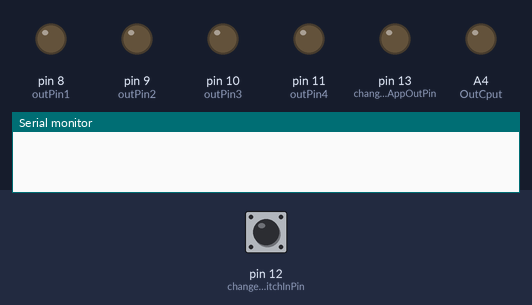
Simulated run of this sketch. Board: Arduino Mega 2560, built with avr-gcc and run on an emulated ATmega2560. Parts: output pins drawn as LEDs (lit = HIGH), the last lines printed to the serial monitor. The inputs (shaded band) are chosen by the test bench; at power-on: pin 12 (changedStateBySwitchInPin) LOW. The modem accepts every AT command (registered, SIM ready, sends succeed) and sends nothing else.

Above: at 0.1 s.
At 63.6 s:
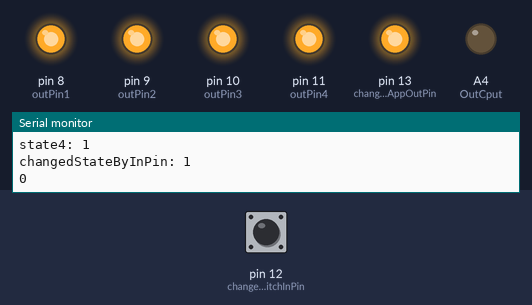
Timing chart, 0 to 65.1 s (numbered marks = the images above):
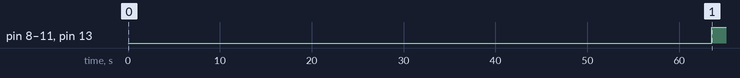

Measured:
- by itself, pin 8 (outPin1), pin 9 (outPin2), pin 10 (outPin3), pin 11 (outPin4), pin 13 (changedStateByAppOutPin): LOW → HIGH at 63.5 s

The sketch:

ServErDuinio.ino
```cpp
#include <Arduino.h>
#include <SoftwareSerial.h>
#include <ArduinoJson.h>
#include "WizFi250.h"


#define SSID      "Redmi"
#define KEY       "sgr12345"
#define AUTH       "WPA2"

#define TSN_HOST_IP        "192.168.43.34"
#define TSN_REMOTE_PORT    9081
#define LOCAL_PORT     10

#define inPin1  4
#define inPin2  5
#define inPin3  6
#define inPin4  7

#define OutCput A4
#define outPin1 8
#define outPin2 9
#define outPin3 10
#define outPin4 11

#define changedStateBySwitchInPin 12 // 0 means app - 1 means manual
#define changedStateByAppOutPin 13 // 1 means app - 0 means manual


long state1 = 1;
long state2 = 1;
long state3 = 1;
long state4 = 1;
long lastChangedBy = 0;
long switchvalueputtime = 0;
bool joined = false;
bool switchused = false;


SoftwareSerial Serial1(2, 3);
WizFi250 wizfi250(&Serial1);

void setup() {
  Serial.begin(115200);
  Serial1.begin(115200);

  pinMode(inPin1, INPUT);
  pinMode(inPin2, INPUT);
  pinMode(inPin3, INPUT);
  pinMode(inPin4, INPUT);
  pinMode(changedStateBySwitchInPin, INPUT);

  pinMode(OutCput, OUTPUT);
  pinMode(outPin1, OUTPUT);
  pinMode(outPin2, OUTPUT);
  pinMode(outPin3, OUTPUT);
  pinMode(outPin4, OUTPUT);
  pinMode(changedStateByAppOutPin, OUTPUT);
  digitalWrite(changedStateByAppOutPin, LOW);
  digitalWrite(OutCput, LOW);

  while (!Serial);
  delay(1000);
  Serial.println("Join " SSID );
  delay(10);

  while (!joined) {
    joined = wizfi250.join(SSID, KEY, AUTH);
    delay(30);
  }
  wizfi250.clear();
  wizfi250.connect(TSN_HOST_IP, TSN_REMOTE_PORT, LOCAL_PORT);


}

void loop() {
  getDataFromServer();
  Serial.println(digitalRead(changedStateBySwitchInPin));
  if (digitalRead(changedStateBySwitchInPin) == 1 && ((millis() - switchvalueputtime) > 5000)) { // switch is changed manually
    digitalWrite(OutCput, 1);
    putDataIntoServer();
    switchvalueputtime = millis();
    digitalWrite(changedStateByAppOutPin, 0);
    digitalWrite(OutCput, 0);
  }
  else if ((lastChangedBy == 0 && digitalRead(changedStateBySwitchInPin) == 0) || switchused == false) { // state is changed from web app; updated on getDataFromServer() call
    digitalWrite(outPin1, state1);
    digitalWrite(outPin2, state2);
    digitalWrite(outPin3, state3);
    digitalWrite(outPin4, state4);
    digitalWrite(changedStateByAppOutPin, 1);
  }
  else {
    //no change from either side
  }
  delay(50);
}


void getDataFromServer() {
  wizfi250.clear();
  delay(100);
  wizfi250.connect(TSN_HOST_IP, TSN_REMOTE_PORT, LOCAL_PORT);
  delay(10);
  wizfi250.send("GET /d/getListOfDevices HTTP/1.1\r\nHost: 192.168.43.34:9081\r\nc:2\r\nh:2001\r\nr:2001\r\n\r\n");
  char c[320];
  char dt[12]="{1,1,1,1,1}";
  for (int i = 0; i < 320; i++) {
    if (wizfi250.receive((uint8_t *)&c[i], 1, 100) > 0) {
      Serial.print(c[i]);
      }
  }
  for (int i = 190 ; i < 320; i++) {
    if (c[i] == '\r' && c[i+1] == '\n' && c[i+2] == '\r' && c[i+3] == '\n' && c[i+4] == '[') {
      Serial.println("dt print start \r \n");
      for (int j = 0 ; j < 12; j++) {
        dt[j] = (char)c[i + j + 4];
        Serial.println(i);
        Serial.print(dt[j]);
      }
      dt[12] = '\0';
      Serial.println("dt print End \r \n");
    }
  }
  delay(100);

  state1 = dt[1] - 48;
  state2 = dt[3] - 48;
  state3 = dt[5] - 48;
  state4 = dt[7] - 48;
  lastChangedBy = dt[9] - 48;

  //test purposes only
  Serial.print("state1: ");
  Serial.println(state1);
  Serial.print("state2: ");
  Serial.println(state2);
  Serial.print("state3: ");
  Serial.println(state3);
  Serial.print("state4: ");
  Serial.println(state4);
  Serial.print("changedStateByInPin: ");
  Serial.println(lastChangedBy);
}

void putDataIntoServer() {
  state1 = digitalRead(inPin1);
  state2 = digitalRead(inPin2);
  state3 = digitalRead(inPin3);
  state4 = digitalRead(inPin4);
  digitalWrite(outPin1, state1);
  digitalWrite(outPin2, state2);
  digitalWrite(outPin3, state3);
  digitalWrite(outPin4, state4);


  String putHttpQuery = "";
  putHttpQuery  = "PUT /d/updateDevicesState HTTP/1.1\r\nHost: 192.168.43.34:9081\r\ncontent-type: application/x-www-form-urlencoded\r\ncontent-length: 40\r\n\r\n";
  putHttpQuery += "c=2&u=2001&h=2001&r=2001&";
  putHttpQuery += "1=";
  putHttpQuery += state1;
  putHttpQuery += "&2=";
  putHttpQuery += state2;
  putHttpQuery += "&3=";
  putHttpQuery += state3;
  putHttpQuery += "&4=";
  putHttpQuery += state4;
  Serial.println(putHttpQuery);
  wizfi250.clear();
  delay(100);

  wizfi250.connect(TSN_HOST_IP, TSN_REMOTE_PORT, LOCAL_PORT);
 // wizfi250.send(putHttpQuery.c_str());
  wizfi250.send(putHttpQuery.c_str(), 20000);
  char ch[320];
  for (int i = 0; i < 320; i++) {
    if (wizfi250.receive((uint8_t *)&ch[i], 1, 100) > 0) {
      Serial.print(ch[i]);
      }
  }

  delay(100);
  Serial.println("End of Put");
  switchused = true;
}
```

Debug.h
```cpp
#ifndef __DEBUG_H__
#define __DEBUG_H__

#define DEBUG

#ifdef DEBUG
#define DBG(message)    Serial.print(message)
#else
#define DBG(message)
#endif // DEBUG

#endif // __DEBUG_H__
```

WizFi250.h
```cpp
#ifndef __WIZFI250_H__
#define __WIZFI250_H__

#include <Arduino.h>
#include <Stream.h>

#define DEFAULT_WAIT_RESPONSE_TIME      15000
#define DEFAULT_BAUDRATE                9600
#define MAX_CMD_LEN                     60
#define MAX_TRY_JOIN                    3

class WizFi250 : public Stream
{
public:
    WizFi250(Stream *);
    WizFi250(Stream &);

    size_t write(uint8_t);
    virtual size_t write(const uint8_t *, size_t);
    virtual int available();
    virtual int read();
    virtual int peek();
    virtual void flush();

    static WizFi250 *getInstance() {
        return instance;
    }


    void reset();
    void factoryReset();

    boolean leave();
    boolean save();

    boolean join(const char *ssid, const char *phrase, const char *auth);
    boolean staticIP(const char *ip, const char *mask, const char *gateway);
    //boolean connect(const char *sockettype,const char *host,uint16_t port,uint16_t localport);
    boolean connect(const char *host,uint16_t port,uint16_t localport);
    boolean connect(uint16_t localport);

    int send(const char *data, int timeout = DEFAULT_WAIT_RESPONSE_TIME);
    int send(const uint8_t *data, int len, int timeout = DEFAULT_WAIT_RESPONSE_TIME);
    int receive(uint8_t *buf, int len, int timeout = DEFAULT_WAIT_RESPONSE_TIME);

    boolean ask(const char *q, const char *a, int timeout = DEFAULT_WAIT_RESPONSE_TIME);
    boolean sendCommand(const char *cmd, const char *ack = NULL, int timeout = DEFAULT_WAIT_RESPONSE_TIME);

    void clear();

private:
    static WizFi250  *instance;

    Stream *serial;

    boolean command_mode;
    boolean associated;
    uint8_t dhcp;
    uint8_t error_count;

};

#endif // __WIZFI250_H__
```
